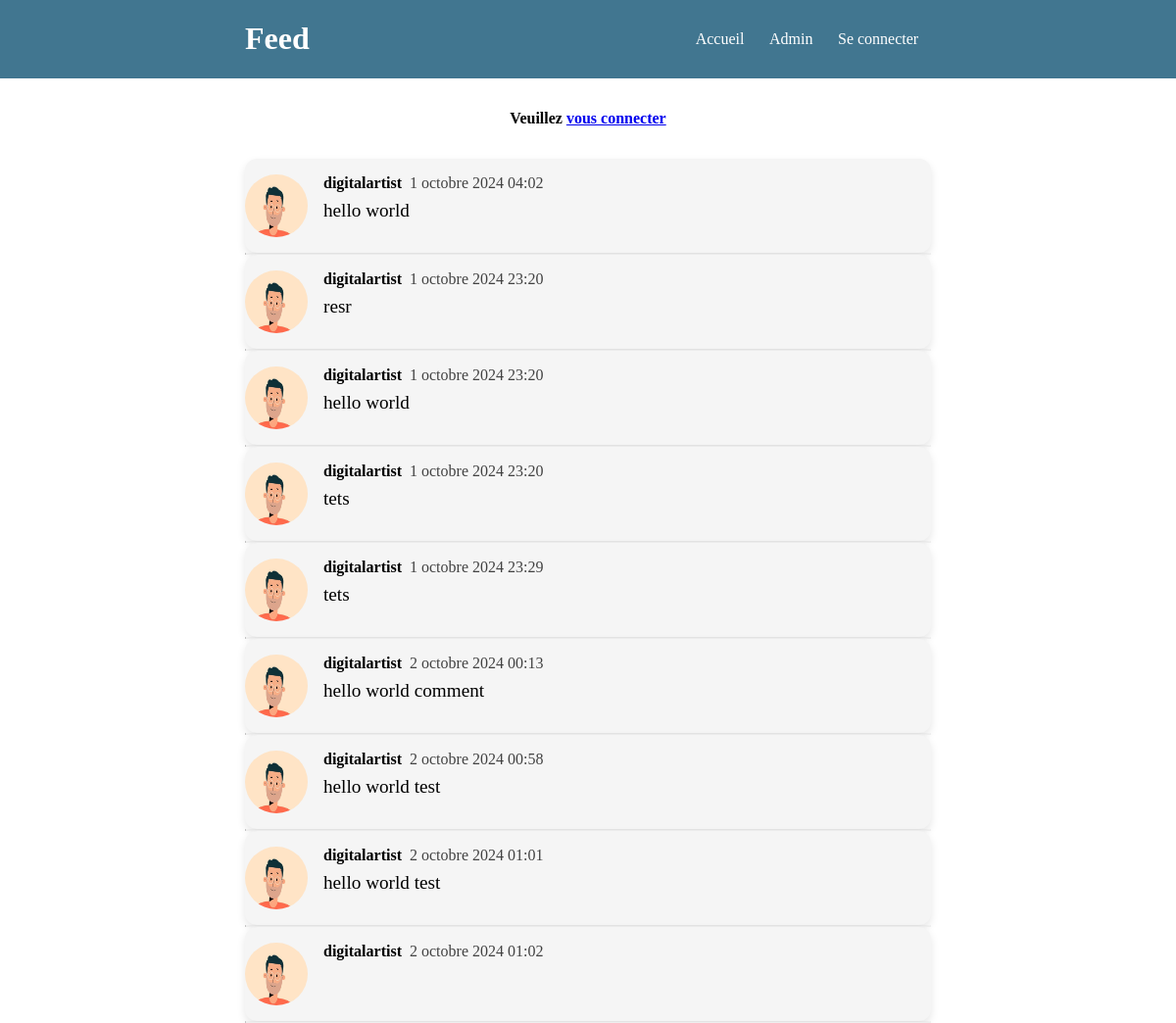
The page / on the database its author committed.
### feed/models.py (models this page shows)
class Message(models.Model):
    content =  models.CharField(max_length=250)
    created_at = models.DateTimeField(auto_now_add=True)
    user = models.ForeignKey(User, on_delete=models.CASCADE)
    response_to = models.ForeignKey('self', on_delete=models.PROTECT, null=True)

### feed/views.py (the view)
# urls.py: path('', views.index),
def index(request):
    if request.method == "POST":
        content = request.POST.get('content')
        user = request.user
        Message.objects.create(content=content, user=user)
    context = {
    }
    context["messages"] = Message.objects.order_by('created_at')
    return render(request, 'index.html', context=context)

### feed/templates/index.html
{% extends 'base.html' %}
{% block content %}
<div>{% include 'form.html' with action='/' %}</div>
<div>
    {% for message in messages %}
        <div>{% include 'message.html' with message=message %}</div>
    {% endfor %}
</div>
{% endblock %}

### feed/templates/base.html (shortened to what this page needs)
{% load static %}
<!DOCTYPE html>
<html lang="fr">
<head>
    <link rel="stylesheet" type="text/css" href="{% static 'css/style.css' %}" />
</head>
<body>
    <header>
        <div id="header_container">
            <h1>Feed</h1>
            <nav id="nav_bar">
                <a href="/">Accueil</a>
                <a href="/admin/">Admin</a>
                {% if request.user.is_authenticated %}
                <div class="avatar_container">
                    <span>{{ request.user.username }}</span>
                    <img class="user_avatar" src="{% static 'images/avatar.jpg' %}" alt="{{ request.user.username }}" />
                </div>
                {% else %}
                <a href="/admin/login/?next=/">Se connecter</a>
                {% endif %}
            </nav>
        </div>
    </header>
<div id="container">
    {% block content %}{% endblock content %}
</div>
</body>
</html>

### feed/templates/form.html
{% if request.user.is_authenticated %}
<form action="{{ action }}" method="POST" id="form_container">
    {% csrf_token %}
    <input type="text" name="content" id="form_content" />
    <input type="submit" value="Poster" id="form_button" />
</form>
{% else %}
<div id="form_unauthenticated">Veuillez <a href="/admin/?next=/">vous connecter</a></div>
{% endif %}

### feed/templates/message.html
{% load static %}
<a href="/{{ message.id }}/" class="message_container">
    <img class="message_avatar" src="{% static 'images/avatar.jpg' %}" alt="{{ request.user.username }}" />
    <div>
        <div class="message_header">
            <div class="message_username">{{ message.user.username }}</div>
            <div class="message_created_at">{{ message.created_at }}</div>
        </div>
        <div class="message_content">{{ message.content }}</div>
    </div>
</a>
<hr />

### feed/static/css/style.css (style rules this page uses)
* { font-family: Verdana; }
body { margin: 0; }
header { background: #417690; color: white; }
#header_container { display: flex; align-items: center; justify-content: space-between; width: 700px; margin: auto; }
#nav_bar { display: flex; align-items: center; }
#nav_bar > a { color: white; text-decoration: none; padding: 0 0.8rem; }
hr { border-top: 1px solid #84848410; margin: 0; }
#container { width: 700px; margin: auto; }
.message_container { text-decoration: none; color: black; display: flex; flex: 1; padding: 1rem 0; border-radius: 12px; background-color: #f5f5f5; box-shadow: 0 4px 8px rgba(0, 0, 0, 0.1); }
.message_header { display: flex; }
.message_username { font-weight: bold; margin-right: 0.5rem; }
.message_created_at { color: #424242; }
.message_content { font-size: 1.2rem; padding: 0.5rem 0; }
.message_avatar { height: 64px; width: 64px; border-radius: 50%; margin-right: 1rem; }
#form_unauthenticated { text-align: center; margin: 2rem 0; font-weight: bold; }

### rows shown on the page
Message: user.username "digitalartist", created_at "1 octobre 2024 04:02", content "hello world"
Message: user.username "digitalartist", created_at "1 octobre 2024 23:20", content "resr"
Message: user.username "digitalartist", created_at "1 octobre 2024 23:20", content "hello world"
Message: user.username "digitalartist", created_at "1 octobre 2024 23:20", content "tets"
Message: user.username "digitalartist", created_at "1 octobre 2024 23:29", content "tets"
Message: user.username "digitalartist", created_at "2 octobre 2024 00:13", content "hello world comment"
Message: user.username "digitalartist", created_at "2 octobre 2024 00:58", content "hello world test"
Message: user.username "digitalartist", created_at "2 octobre 2024 01:01", content "hello world test"
Message: user.username "digitalartist", created_at "2 octobre 2024 01:02"
